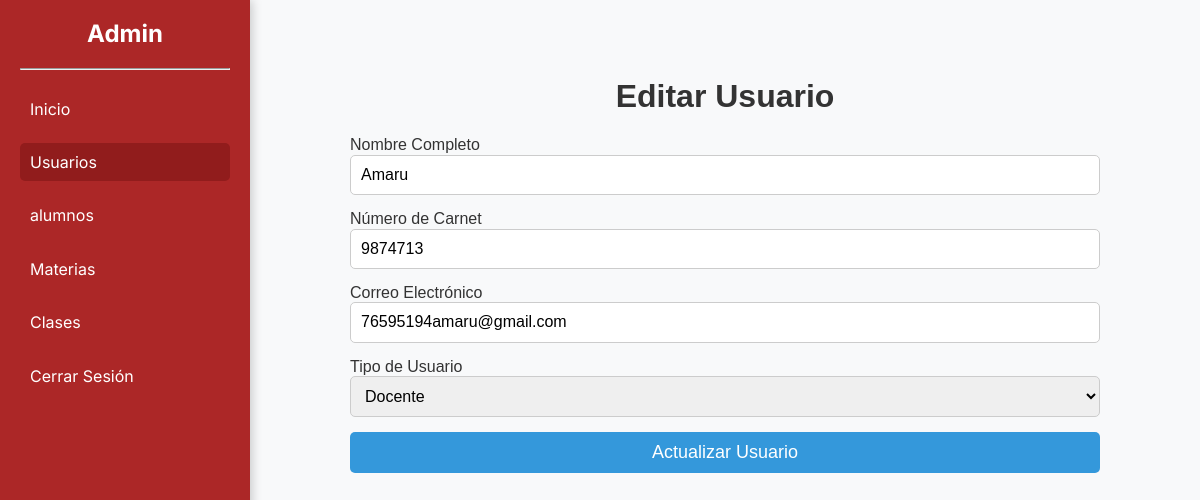
The page /admin/user/editar.php?id=4 (signed in) on the database its author committed.
### tables this page shows
CREATE TABLE Usuario (
    id INT AUTO_INCREMENT PRIMARY KEY,
    nombre VARCHAR(100) NOT NULL,
    Numero_carnet VARCHAR(20) NOT NULL UNIQUE, 
    email VARCHAR(100) NOT NULL UNIQUE,
    password VARCHAR(255) NOT NULL,
    tipo_usuario ENUM('administrador', 'docente') NOT NULL
);

### admin/user/editar.php (the view, shortened to what this page needs)
<?php
$nombre = 'user';
require __DIR__.'/../template/header.php';
$errores = [];
if (isset($_GET['id'])) {
    $id = intval($_GET['id']);
    $query = "SELECT nombre, Numero_carnet, email, tipo_usuario FROM Usuario WHERE id = ?";
    $stmt = $conexion->prepare($query);
    $stmt->bind_param('i', $id);
    $stmt->execute();
    $result = $stmt->get_result();
    if ($result->num_rows > 0) {
        $usuario = $result->fetch_assoc();
        $nombre = $usuario['nombre'];
        $carnet = $usuario['Numero_carnet'];
        $email = $usuario['email'];
        $tipo_usuario = $usuario['tipo_usuario'];
    } else {
        $errores[] = "El usuario no fue encontrado.";
    }
} else {
    $errores[] = "ID de usuario no proporcionado.";
}
?>
<div class="main-content">
    <br><br>
    <h1>Editar Usuario</h1>
    <form method="POST" class="crear--user">
        <div class="form-group">
            <label for="nombre">Nombre Completo</label>
            <input type="text" id="nombre" name="nombre" placeholder="Nombre completo" value="<?php echo isset($nombre) ? htmlspecialchars($nombre) : ''; ?>" class="form-control">
        </div>
        <div class="form-group">
            <label for="Numero_carnet">Número de Carnet</label>
            <input type="text" id="Numero_carnet" name="Numero_carnet" placeholder="Número de carnet" value="<?php echo isset($carnet) ? htmlspecialchars($carnet) : ''; ?>" class="form-control">
        </div>
        <div class="form-group">
            <label for="email">Correo Electrónico</label>
            <input type="email" id="email" name="email" placeholder="Tu correo electrónico" value="<?php echo isset($email) ? htmlspecialchars($email) : ''; ?>" class="form-control">
        </div>
        <div class="form-group">
            <label for="tipo_usuario">Tipo de Usuario</label>
            <select id="tipo_usuario" name="tipo_usuario" class="form-control">
                <option value="docente" <?php echo (isset($tipo_usuario) && $tipo_usuario === 'docente') ? 'selected' : ''; ?>>Docente</option>
            </select>
        </div>
        <button type="submit" class="btn btn-primary">Actualizar Usuario</button>
    </form>
</div>
<?php require '../template/footer.php'; ?>

### css/dasboard.css (style rules this page uses)
:root { --primary-color: #AC2727; --dark-primary: #911c1c; --negro: #000000; --blanco: #ffffff; --text-color: #333333; --button-color: #28a745; --font-family: 'Inter', sans-serif; --font-secundary: "Josefin Sans", sans-serif; }
* { margin: 0; padding: 0; box-sizing: border-box; }
body { font-family: var(--font-family); color: var(--text-color); height: 100vh; overflow: hidden; }
.main-content { flex: 1; padding: 20px; margin-left: 250px; height: 100vh; overflow-y: auto; }
.btn { padding: 6px 12px; color: white; text-decoration: none; border-radius: 4px; margin-right: 5px; }
.btn-primary { background-color: #3498db !important; }
button { border: none; color: var(--blanco); border-radius: 10px; }
h1 { text-align: center; margin-bottom: 20px; font-size: 24px; }
.form-group { margin-bottom: 15px; }
.form-control { width: 100%; padding: 10px; border: 1px solid #ccc; border-radius: 5px; font-size: 16px; }
.btn { width: 100%; padding: 10px; background-color: #28a745; color: #fff; border: none; border-radius: 5px; font-size: 18px; cursor: pointer; }
.crear--user, .crear--alumno,.crear--materia,.crear--asignatura, .crear--curso { padding-right: 5rem !important; padding-left: 5rem !important; }
.main-content { padding: 20px; font-family: 'Arial', sans-serif; background-color: #f8f9fa; }

### rows shown on the page
usuario: nombre "Amaru", Numero_carnet "9874713", email "76595194amaru@gmail.com", tipo_usuario "Docente"
